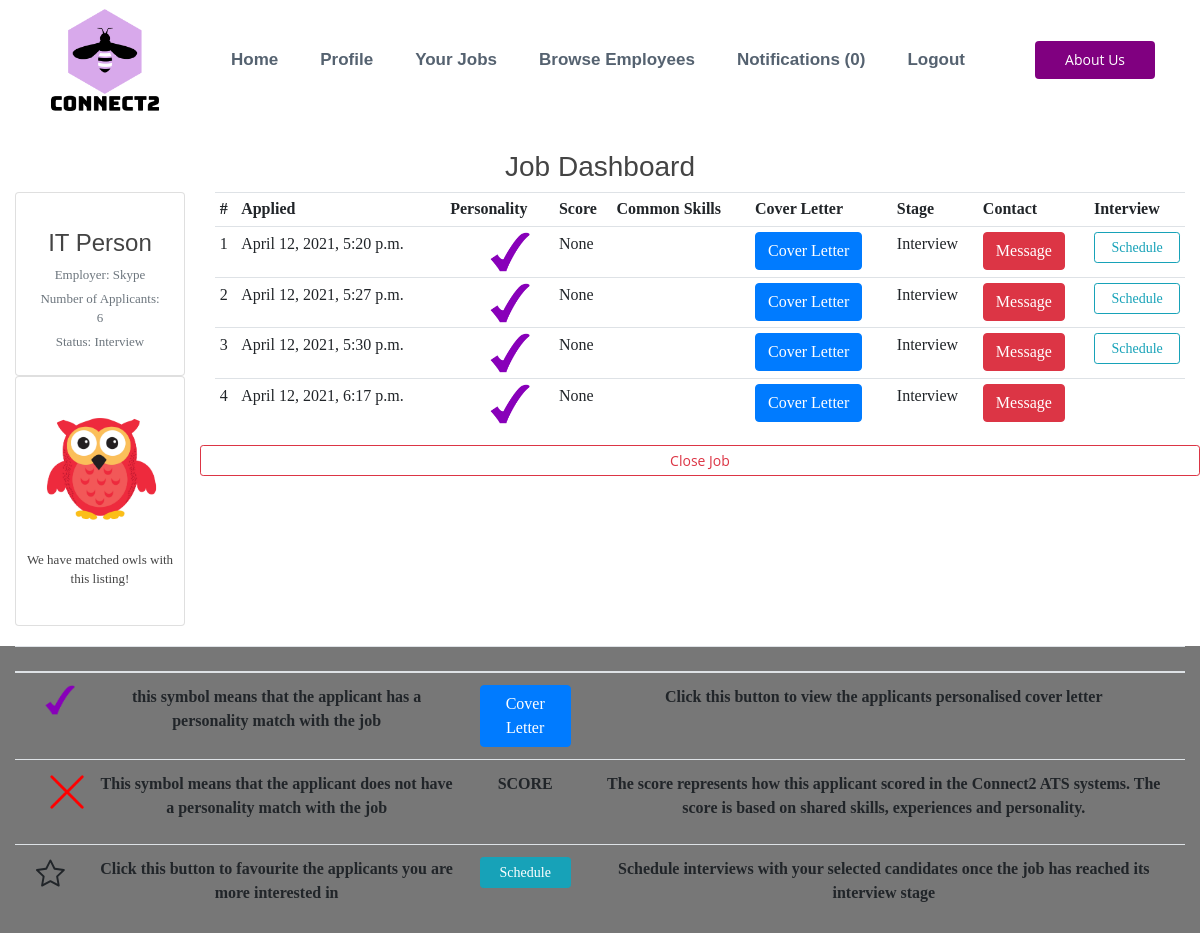
/2/profile (signed in), run on the app's committed database.
### account/models.py (models this page shows)
class Job(models.Model):
    STATUS = (
        ('Open', 'Open'),
        ('Closed', 'Closed'),
        ('Interview', 'Interview'),
    )
    CONTRACT = (
        ('Full Time', 'Full Time'),
        ('Part Time', 'Part Time'),
    )
    WORK = (
        ('Office', 'Office'),
        ('Remote', 'Remote'),
    )
    LENGTH = (
        ('Permanent', 'Permanent'),
        ('Temporary', 'Temporary'),
    )
    employer = models.ForeignKey(
        Employer, null=True, on_delete=models.CASCADE)
    date_created = models.DateTimeField(auto_now_add=True, null=True)
    status = models.CharField(max_length=200, null=True, choices=STATUS)
    title = models.CharField(max_length=200)
    description_role = models.TextField(max_length=2000, null=True, blank=True)
    description_personality = models.TextField(
        max_length=200000, null=True, blank=True)
    contract = models.CharField(max_length=200, null=True, choices=CONTRACT)
    office_type = models.CharField(max_length=200, null=True, choices=WORK)
    length = models.CharField(max_length=200, null=True, choices=LENGTH)
    ideal_person = models.CharField(max_length=200, null=True)
    location = models.CharField(max_length=200, null=True)
    num_hires = models.IntegerField(null=True)
    enviornment = models.TextField(
        max_length=2000, null=True, blank=True)
    created = models.DateTimeField(auto_now_add=True)
    job_round = models.IntegerField(null=True, default=1)
    no_applicants = models.IntegerField(default=0, null=True)
    def __str__(self):
        return self.title

class Employer(models.Model):
    user = models.OneToOneField(
        User, on_delete=models.CASCADE, primary_key=True)
    phone = models.CharField(max_length=200)
    company_name = models.CharField(max_length=200)
    email = models.EmailField(max_length=200, blank=True)
    updated = models.DateTimeField(auto_now=True)
    created = models.DateTimeField(auto_now_add=True)
    sector = models.CharField(max_length=200, blank=True)
    avatar = models.ImageField(default='avatar.jpg', upload_to='avatar_pics')
    county = models.CharField(max_length=200, blank=True)
    city = models.CharField(max_length=200, blank=True)
    location = models.CharField(max_length=200)
    def __str__(self):
        return self.user.username

class User(AbstractUser):
    is_employee = models.BooleanField(default=False)
    is_employer = models.BooleanField(default=False)

class Application(models.Model):
    STATUS = {
        ('applied', 'applied'),
        ('second round', 'second round'),
        ('interview', 'interview'),
        ('accepted', 'accepted'),
        ('rejected', 'rejected'),
    }
    candidate = models.ForeignKey(
        Employee, on_delete=models.CASCADE, related_name='candidates')
    job = models.ForeignKey(Job, on_delete=models.CASCADE)
    status = models.CharField(max_length=15, choices=STATUS)
    updated = models.DateTimeField(auto_now=True)
    created = models.DateTimeField(auto_now_add=True)
    score = models.IntegerField(null=True)
    cover_letter = models.TextField(
        null=True)
    person_type = models.CharField(max_length=15, null=True)
    job_type = models.CharField(max_length=15, null=True)
    match = models.BooleanField(default=False)
    favourited = models.BooleanField(default=False)
    interview = models.BooleanField(default=False)
    def __str__(self):
        return f"{self.candidate}-{self.job}-{self.status}"
    def sorted_apps(self):
        return self.matchedskills_set.all().order_by('title')
    def sorted_apps2(self):
        return self.interviewplan_set.all().order_by('date')

### employer/views.py (the view)
# urls.py: path('<int:pk>/profile', jobprofile, name='jobprofile'),
def jobprofile(request, pk):
    employer = Employer.objects.get(user=request.user)
    jobs = Job.objects.filter(pk=pk)
    test = Job.objects.get(id=pk)
    applications = test.application_set.all().order_by('-score')
    print(applications)
    application = Application.objects.filter(job=test)
    context = {
        'employer': employer,
        'jobs': jobs,
        'applications': applications,
        'test': test,
    }
    return render(request, 'employer/test.html', context)

### employer/templates/employer/test.html (shortened to what this page needs)
{% extends 'employer/core.html' %}
{% load static %}
{% block content %}
{% for job in jobs %}
<div class="container-fluid">
    <div class="row">
        <div class="col-md-12">
            <div class="row">
                <div class="col-md-12">
                    <h3 class="text-center">
                        Job Dashboard
                    </h3>
                </div>
            </div>
            <div class="row">
                <div class="col-md-2">
                    <div id="hiyas">
                        <div class="card">
                            <div class="card-body">
                                <div class="d-flex flex-column align-items-center text-center ">
                                    <div class="mt-3">
                                        <h4>{{job.title}}</h4>
                                        <p class="text-secondary mb-1">Employer:
                                            {{job.employer}}
                                        </p>
                                        <p class="text-secondary mb-1">Number of Applicants: 6</p>
                                        <p class="text-secondary mb-1">Status: {{job.status}} </p>
                                    </div>
                                </div>
                            </div>
                        </div>
                        <div class="card">
                            <div class="card-body">
                                <div class="d-flex flex-column align-items-center text-center">
                                    <div class="mt-3">
                                        {% if job.ideal_person == "sj" %}
                                        <img src="{% static 'beaver.png' %}" alt="Admin" class="rounded-circle"
                                            width="200">
                                        <p> We have matched beavers with this listing!</p>
                                        {% elif job.ideal_person == "nt" %}
                                        <img src="{% static 'owls.png' %}" alt="Admin" class="rounded-circle"
                                            width="150">
                                        <p> We have matched owls with this listing!</p>
                                        {% elif job.ideal_person == "sp" %}
                                        <img src="{% static 'fox.png' %}" alt="Admin" class="rounded-circle"
                                            width="150">
                                        <p> We have matched foxs with this listing!</p>
                                        {% else %}
                                        <img src="{% static 'elephant.png' %}" alt="Admin" class="rounded-circle"
                                            width="150">
                                        <p> We have matched elephants with this listing!</p>
                                        {% endif %}
                                    </div>
                                </div>
                            </div>
                        </div>
                    </div>
                </div>
                <div class="col-md-10">
                    <table class="table table-sm">
                        <tr>
                            {% if job.status == 'Interview' %}
                            <th>#</th>
                            <th>Applied</th>
                            <th>Personality</th>
                            <th>Score</th>
                            <th> Common Skills</th>
                            <th> Cover Letter</th>
                            <th> Stage</th>
                            <th> Contact </th>
                            <th> Interview </th>
                            {% endif %}
                        </tr>
                        {% for application in applications %}
                        <tr>
                            <td class="counterCell"></td>
                            <td>
                                <p>{{application.created}}</p>
                            </td>
                            {% if application.match == True %}
                            <td> <img src="{% static 'purple.png' %}" class="img-fluid" alt="Responsive image"
                                    id="greentic">
                            </td>
                            {% else %}
                            <td> <img src="{% static 'unnamed.png' %}" class="img-fluid" alt="Responsive image"
                                    id="redex">
                            </td>
                            {% endif %}
                            <td> {{application.score}} </td>
                            <td>
                            </td>
                            <td><button type="button" class="btn btn-primary" data-toggle="modal"
                                    data-target="#exampleModal" data-whatever={{application.cover_letter}}>
                                    Cover Letter
                                </button></td>
                            <td>
                                {% if job.status == 'Open' %}
                                <form action="{% url 'likeview' id=application.id pk=test.pk %}" method="POST">
                                    {% csrf_token %}
                                    <button type="submit" button
                                        class="btn btn-link text-dark p-0 border-0 btn-outline-light"
                                        name="application_id" value="{{application.id}}">
                                        {% if application.favourited == False %}
                                        <svg width="1.8em" height="2em" viewBox="0 0 16 16" class="bi bi-star"
                                            fill="currentColor" xmlns="http://www.w3.org/2000/svg">
                                            <path fill-rule="evenodd"
                                                d="M2.866 14.85c-.078.444.36.791.746.593l4.39-2.256 4.389 2.256c.386.198.824-.149.746-.592l-.83-4.73 3.522-3.356c.33-.314.16-.888-.282-.95l-4.898-.696L8.465.792a.513.513 0 0 0-.927 0L5.354 5.12l-4.898.696c-.441.062-.612.636-.283.95l3.523 3.356-.83 4.73zm4.905-2.767-3.686 1.894.694-3.957a.565.565 0 0 0-.163-.505L1.71 6.745l4.052-.576a.525.525 0 0 0 .393-.288L8 2.223l1.847 3.658a.525.525 0 0 0 .393.288l4.052.575-2.906 2.77a.565.565 0 0 0-.163.506l.694 3.957-3.686-1.894a.503.503 0 0 0-.461 0z" />
                                        </svg>
                                        {% else %}
                                        <svg width="1.8em" height="2em" viewBox="0 0 16 16" class="bi bi-star"
                                            fill="currentColor" xmlns="http://www.w3.org/2000/svg">
                                            <path fill-rule="evenodd"
                                                d="M3.612 15.443c-.386.198-.824-.149-.746-.592l.83-4.73L.173 6.765c-.329-.314-.158-.888.283-.95l4.898-.696L7.538.792c.197-.39.73-.39.927 0l2.184 4.327 4.898.696c.441.062.612.636.282.95l-3.522 3.356.83 4.73c.078.443-.36.79-.746.592L8 13.187l-4.389 2.256z" />
                                        </svg>
                                        {% endif %}
                                        {% else %}
                                        <p> {{job.status}}</p>
                                        {% endif %}
                            </td>
                            <td><a class="btn  btn-danger"
                                    href="{% url 'view_application' id=application.id pk=test.pk  %}">Message</a>
                            </td>
                            <td> {% if job.status == 'Interview' %}
                                {% if application.interview == True %}
                                <a class="btn btn-sm btn-block btn-outline-info"
                                    href="{% url 'scheduleInterview' id=application.id pk=test.pk  %}">
                                    Schedule
                                </a>
                                {% else %}
                                {% for interviewplan in application.sorted_apps2 %}
                                <p> {{interviewplan.date}} </p>
                                {% endfor %}
                                {% endif %}
                                {% else %}
                                <a class="btn  btn-danger"
                                    href="{% url 'delete_application' application.id %}">Delete</a>
                                {% endif %}
                            </td>
                            {% endfor %}
                        </tr>
                        </tr>
                    </table>
                    <div class="row">
                        {% if job.status == "Open" %}
                        <div class="col-md-4">
                            <button type="button" class="btn btn-block btn-sm btn-outline-secondary" data-toggle="modal"
                                data-target="#roundModal">
                                New Round
                            </button>
                        </div>
                        <div class="col-md-4">
                            <button type="button" class="btn btn-sm btn-block btn-outline-info" data-toggle="modal"
                                data-target="#interviewModal">
                                Interview
                            </button>
                        </div>
                        <div class="col-md-4">
                            <button type="button" class="btn btn-block btn-sm btn-outline-danger" data-toggle="modal"
                                data-target="#closeModal">
                                Close Job
                            </button>
                        </div>
                        {% elif job.status == "Interview" %}
                        <button type="button" class="btn btn-block btn-sm btn-outline-danger" data-toggle="modal"
                            data-target="#closeModal">
                            Close Job
                        </button>
                        {% else %}
                        <h2> This job has been closed</h2>
                        {% endif %}
                    </div>
                </div>
            </div>
        </div>
    </div>
    <div class="row">
        <div class="col-md-12" id="paddd">
            <table class="table text-center" id="greenticc">
                <th></th>
                <th></th>
                <th></th>
                <th></th>
                <tbody>
                    <tr>
                        <td> <img src="{% static 'purple.png' %}" class="img-fluid" alt="Responsive image"
                                id="purpletic"></td>
                        <td> this symbol means that the applicant has a personality match with
                            the job</td>
                        <td><button type="button" class="btn btn-primary" }>
                                Cover Letter
                            </button></td>
                        <td> Click this button to view the applicants personalised cover letter</td>
                    </tr>
                    <tr>
                        <td><img src="{% static 'unnamed.png' %}" class="img-fluid" alt="Responsive image" id="redex">
                        </td>
                        <td> This symbol means that the applicant does not have a personality match with
                            the job</td>
                        <td>SCORE</td>
                        <td> The score represents how this applicant scored in the Connect2 ATS systems.
                            The score is based on shared skills, experiences and personality. </td>
                    </tr>
                    <tr>
                        <td></td>
                        <td> Click this button to favourite the applicants you are more interested in
                        </td>
                        <td><a class="btn btn-sm btn-block btn-info">
                                Schedule
                            </a></td>
                        <td> Schedule interviews with your selected candidates once the job has reached
                            its interview stage
                        </td>
                    </tr>
                </tbody>
            </table>
        </div>
    </div>
</div>
</div>
{% endfor %}
{% endblock %}

### data on the page
Job: title "IT Person", employer "Skype", status "Interview", shows "Applied", shows "Close Job"
Application: created "April 12, 2021, 5:20 p.m.", match True (drawn), score "None", interview "Schedule"
Application: created "April 12, 2021, 5:27 p.m.", match True (drawn), score "None", interview "Schedule"
Application: created "April 12, 2021, 5:30 p.m.", match True (drawn), score "None", interview "Schedule"
Application: created "April 12, 2021, 6:17 p.m.", match True (drawn), score "None"

### other printed values
{{ notifications.count }} "0"
